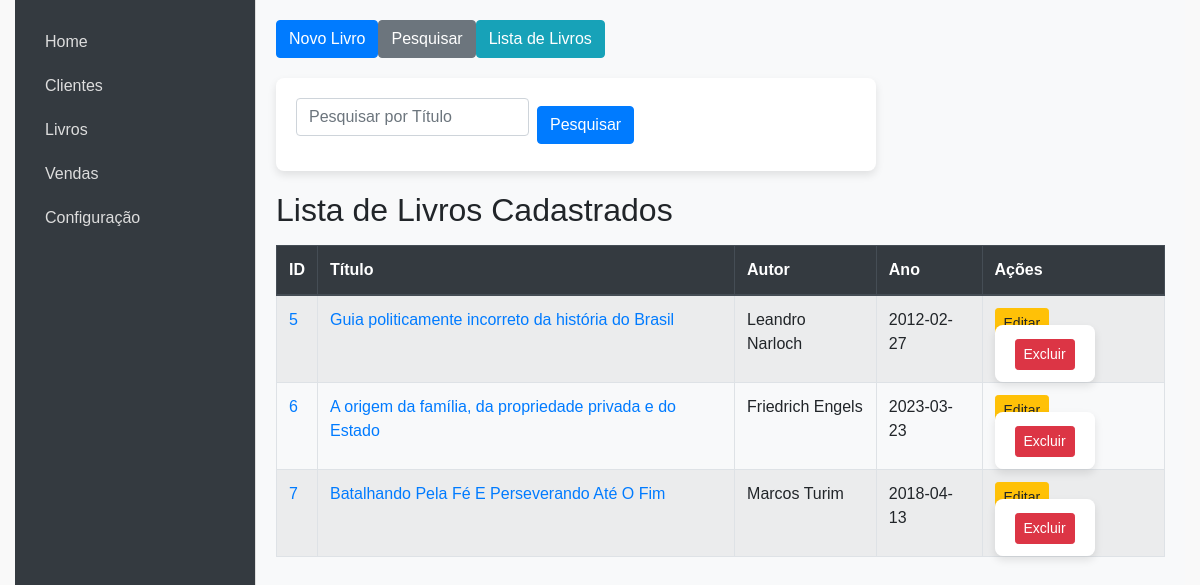
The page /livros (signed in) on the database as committed earlier.
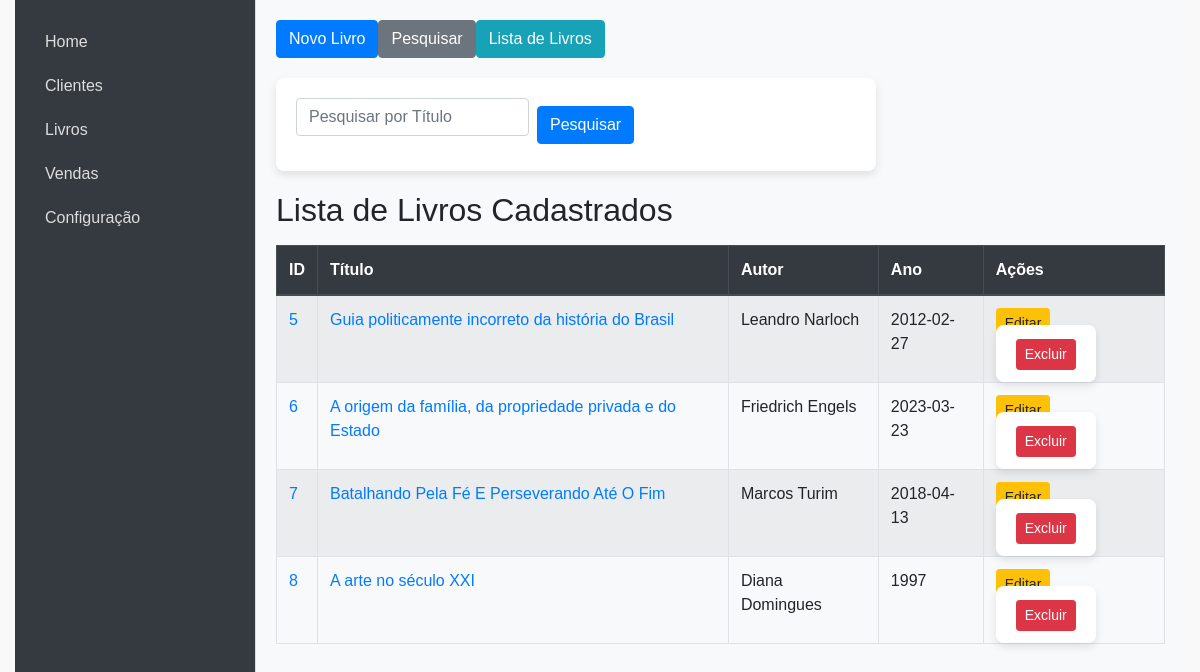
The same page on the database as committed later.
### models.py (models this page shows, shortened)
class Livro(db.Model):
    id = db.Column(db.Integer, primary_key=True)
    titulo = db.Column(db.String(100), nullable=False)
    autor = db.Column(db.String(100), nullable=False)
    editora = db.Column(db.String(100), nullable=False)
    idade_leitura = db.Column(db.String(100), nullable=False)
    isbn = db.Column(db.String(20), nullable=False)
    ano = db.Column(db.Integer, nullable=False)
    num_paginas = db.Column(db.Integer, nullable=False)
    valor = db.Column(db.Float, nullable=False)
    capa_livro = db.Column(db.String(200), nullable=True)
    estoque = db.Column(db.Integer, default=0)

### app.py (the view)
@app.route('/livros')
def livros():
    if 'username' not in session:
        return redirect(url_for('login'))
    livros = Livro.query.all()
    return render_template('livros.html', livros=livros)

### templates/livros.html (shortened to what this page needs)
{% extends "index.html" %}
{% block content %}
    <div class="top-menu mb-3 d-flex gap-2">
        <button class="btn btn-primary" onclick="window.location.href='{{ url_for('novo_livro') }}'">Novo Livro</button>
        <button id="showPesquisarButton" class="btn btn-secondary" onclick="togglePesquisar()">Pesquisar</button>
        <button class="btn btn-info" onclick="window.location.href='{{ url_for('livros') }}'">Lista de Livros</button>
    </div>
    <div id="pesquisarForm" class="hidden mb-3">
        <form action="{{ url_for('livros') }}" method="GET" class="form-inline">
            <input type="text" class="form-control mr-2" name="titulo" placeholder="Pesquisar por Título" value="{{ request.args.get('titulo', '') }}">
            <button type="submit" class="btn btn-primary">Pesquisar</button>
        </form>
    </div>
    <h2>Lista de Livros Cadastrados</h2>
    <table class="table table-striped table-bordered mt-3">
        <thead class="thead-dark">
            <tr>
                <th>ID</th>
                <th>Título</th>
                <th>Autor</th>
                <th>Ano</th>
                <th>Ações</th>
            </tr>
        </thead>
        <tbody>
            {% for livro in livros %}
            <tr>
                <td><a href="{{ url_for('visualizar_livro', id=livro.id) }}" target="_blank">{{ livro.id }}</a></td>
                <td><a href="{{ url_for('visualizar_livro', id=livro.id) }}" target="_blank">{{ livro.titulo }}</a></td>
                <td>{{ livro.autor }}</td>
                <td>{{ livro.ano }}</td>
                <td>
                    <a href="{{ url_for('editar_livro', id=livro.id) }}" class="btn btn-sm btn-warning">Editar</a>
                    <form action="{{ url_for('deletar_livro', id=livro.id) }}" method="POST" style="display:inline;">
                        <button type="submit" class="btn btn-sm btn-danger" onclick="return confirmarExclusao()">Excluir</button>
                    </form>
                </td>
            </tr>
            {% endfor %}
        </tbody>
    </table>
{% endblock %}

### templates/index.html (shortened to what this page needs)
<!DOCTYPE html>
<html lang="pt-BR">
<head>
    <link href="https://stackpath.bootstrapcdn.com/bootstrap/4.5.2/css/bootstrap.min.css" rel="stylesheet">
    <link rel="stylesheet" href="{{ url_for('static', filename='style.css') }}">
</head>
<body>
    <div class="container-fluid">
        <aside class="sidebar">
            <ul class="nav flex-column">
                <li class="nav-item"><a class="nav-link" href="/">Home</a></li>
                <li class="nav-item"><a class="nav-link" href="/clientes">Clientes</a></li>
                <li class="nav-item"><a class="nav-link" href="/livros">Livros</a></li>
                <li class="nav-item"><a class="nav-link" href="/vendas">Vendas</a></li>
                <li class="nav-item"><a class="nav-link" href="/configuracao">Configuração</a></li>
            </ul>
        </aside>
        <main class="content">
            {% block content %}{% endblock %}
        </main>
    </div>
</body>
</html>

### static/style.css (style rules this page uses)
* { margin: 0; padding: 0; box-sizing: border-box; }
body { font-family: Arial, sans-serif; background-color: #f9f9f9; height: 100vh; display: flex; }
.container-fluid { display: flex; width: 100%; height: 100%; }
.sidebar { width: 240px; background-color: #343a40; color: #fff; padding: 20px; position: fixed; height: 100%; overflow: auto; }
.sidebar .nav { flex-direction: column; }
.sidebar .nav-link { color: #ddd; font-size: 16px; padding: 10px; border-radius: 5px; }
.content { margin-left: 240px; padding: 20px; flex: 1; background-color: #f8f9fa; border-left: 1px solid #ddd; overflow-y: auto; }
form { margin: 20px 0; display: flex; flex-direction: column; width: 100%; max-width: 600px; background-color: #fff; padding: 20px; border-radius: 8px; box-shadow: 0 4px 8px rgba(0, 0, 0, 0.1); }
form input, form select { margin-bottom: 15px; padding: 10px; font-size: 14px; border: 1px solid #ddd; border-radius: 4px; width: 100%; }
form button { padding: 10px; background-color: #333; color: #fff; border: none; border-radius: 4px; font-size: 16px; cursor: pointer; }
table { width: 100%; border-collapse: collapse; margin-top: 20px; }
table th, table td { border: 1px solid #ddd; padding: 10px; text-align: left; }
table th { background-color: #f4f4f4; color: #333; }

Rows that differ between the two databases and show on the page:
added Livro: id "8", titulo "A arte no século XXI", autor "Diana Domingues", ano "1997"
